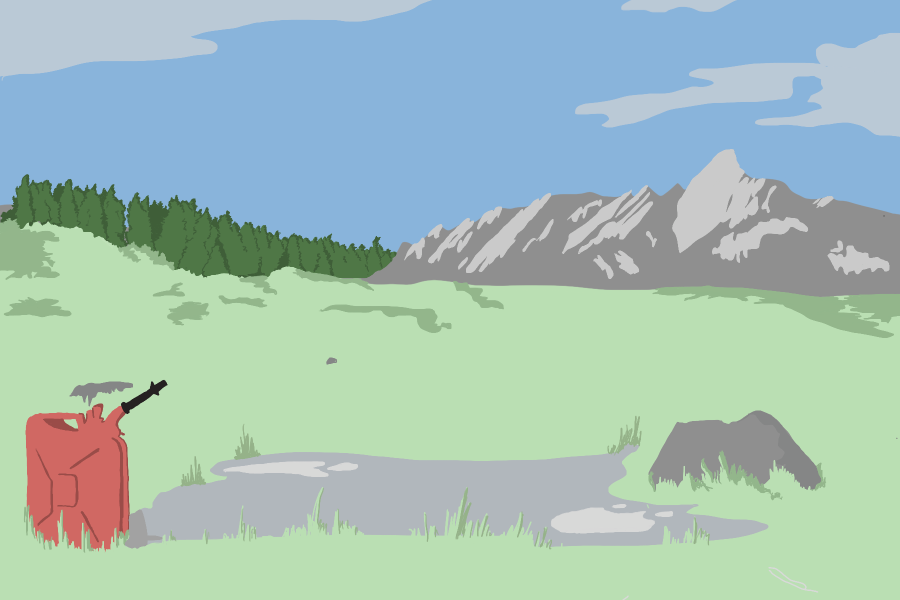
#> input picture ui/resources/background.png, 1800 x 1200 px (shown at 1/2 size)
$ python test_graphics.py
#> lines starting #> are read from the running program, lines starting #| are printed output that depends on the picture; pictures that were not available may be replaced by others from this repository, and a replacement may not be noted
### ui/render_graphics.py
import numpy as np
import math
from PIL import Image, ImageDraw, ImageFont
import os

# Load external resources ---------------------------
path = os.path.abspath(os.getcwd()) + "/ui/resources/"

background_im  = Image.open(path + "background.png")
#> background_im is the input picture: PIL image 1800x1200 RGBA; mean R, G, B, A 164.5, 192.7, 184.3, 255
gameover_im    = Image.open(path + "gameover.png")
pole_im        = Image.open(path + "pole.png")
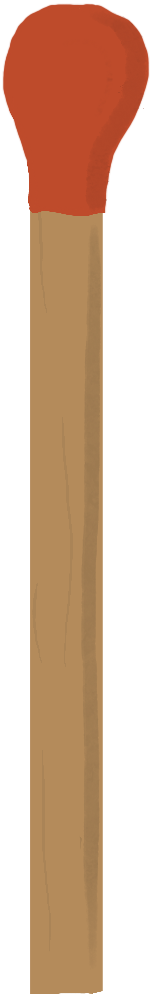
#> input picture ui/resources/pole.png, 150 x 997 px
#> pole_im is the input picture: PIL image 150x997 RGBA; mean R, G, B, A 97, 63.7, 40.8, 135.8
flame_im       = Image.open(path + "flame.png")
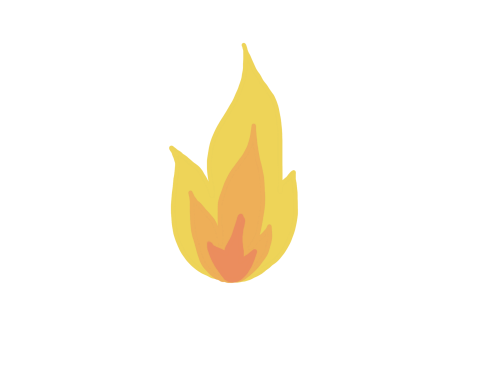
#> input picture ui/resources/flame.png, 500 x 375 px
#> flame_im is the input picture: PIL image 500x375 RGBA; mean R, G, B, A 23.2, 17.8, 4.6, 19.7
font_bold_path = path + "NotoSansMono-Bold.ttf"
font_path      = path + "NotoMono-Regular.ttf"
pole_im_w, pole_im_h = pole_im.size
#> pole_im_w = 150; pole_im_h = 997
flame_im_w, flame_im_h = flame_im.size
#> flame_im_w = 500; flame_im_h = 375

# Scaling Factors ---------------------------
width  = 600
height = 400
x_offset = width/2
y_offset = height - height*0.3 # reversed y-axis
animation_width = 4.8
scale = 0.3 * width/animation_width
assert(width/height == background_im.size[0]/background_im.size[1]), "Background image must have ratio 3:2"

# Scaled Images ---------------------------
# Background
background_im = background_im.resize((width, height))
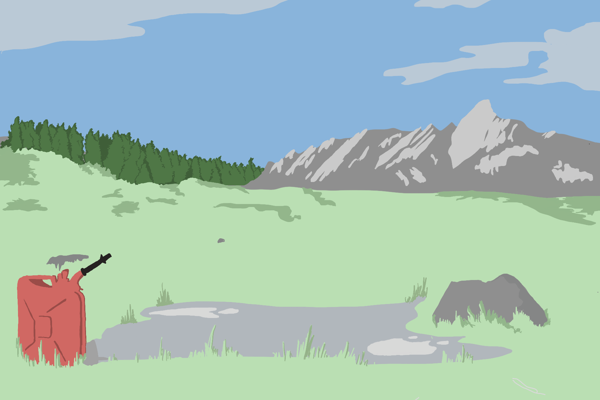
#> background_im: PIL image 600x400 RGBA; mean R, G, B, A 164.5, 192.7, 184.3, 255
gameover_im   = gameover_im.resize((width, height))
# Cart
cart_length = 2 * scale
cart_height = 0.6 * cart_length
# Pole
pole_height = 3 * scale
resize_factor = pole_height / pole_im_h
#> resize_factor = 0.113
pole_width = pole_im_w * resize_factor
#> pole_width = 16.93
pole_im = pole_im.resize((round(pole_width), round(pole_height)))
#> pole_im: PIL image 17x112 RGBA
# Flame
flame_height = 3 * scale
resize_factor = flame_height / flame_im_h
#> resize_factor = 0.3
flame_width = flame_im_w * resize_factor
#> flame_width = 150
flame_im = flame_im.resize((round(flame_width), round(flame_height)))
#> flame_im: PIL image 150x112 RGBA

def render(x_cart: int, angle: float, game_over: bool, episode_num: int, score: int):
    """
    Receive x coordinate of a cart and angle(rad) of the pole and return an RGB array of the drawn scene.
    Coordinates start with (0.0) at the upper left corner of the background image.
    """

    assert(episode_num >= 0), "Episode_num must be positive integer"
    assert(score       >= 0), "Current frame number (= score) must be positive integer"

    # Scene ---------------------------
    if game_over:
        scene = gameover_im.copy()
    else:
        scene = background_im.copy()
    # Create draw object
    draw = ImageDraw.Draw(scene)

    # Cart ---------------------------
    x_cart = scale * x_cart + x_offset # Scale x_coordinate and add offset
    y_cart = y_offset

    # Draw cart
    l = round(x_cart - 0.5*cart_length)
    r = round(x_cart + 0.5*cart_length)
    t = round(y_cart - 0.5*cart_height)
    b = round(y_cart + 0.5*cart_height)
    draw.rectangle((l,t,r,b), fill=(0,0,0))

    # Draw cart center
    radius = scale * 0.05
    draw.ellipse((x_cart-radius, y_offset-radius, x_cart+radius, y_offset+radius), fill=(255,0,0))

    # Pole ---------------------------
    angle *= -1 # Use non-mathematical angle direction
    pole = pole_im.copy()
    pole = pole.rotate(math.degrees(angle), expand=1)
    # Pole vector
    # Vector pointing from the cart center to the center of the pole position
    rot_matrix = np.array([[math.cos(angle), -math.sin(angle)], \
                           [math.sin(angle),  math.cos(angle)]])
    pole_vector = rot_matrix @ np.array([0, - pole_height/2])

    # Pole upper left corner coordinates
    # Starting at the center of the pole, subtract edge length of new, rotated image
    pole_left  = x_cart - pole_vector[0] - (pole.size[0] / 2)
    pole_upper = y_cart + pole_vector[1] - (pole.size[1] / 2)

    # Placing image
    scene.paste(pole, (round(pole_left), round(pole_upper)), mask=pole)

    # Flame ---------------------------
    flame = flame_im.copy()
    # Flame upper left corner coordinates
    # Starting at the tip of the pole
    flame_x_offset = 0.03 * flame.size[0] # flame graphic is slightly off-centered
    flame_left  = x_cart - 2*pole_vector[0] - (flame.size[0] / 2) + flame_x_offset
    flame_upper = y_cart + 2*pole_vector[1] - (flame.size[0] / 2)

    # Placing image
    scene.paste(flame, (round(flame_left), round(flame_upper)), mask=flame)

    # Display angle & epsiode number
    c = width*0.73 # center x coordinate of text box
    t = -height*0.07 # top y coordinate of text box
    draw.text((c, t), "\nScore", fill=(0,0,0), font=ImageFont.truetype(font_bold_path, 20)) # paragraph inserted due to different alignments
    draw.text((c, t), f"             \n{score}", fill=(0,0,0), font=ImageFont.truetype(font_bold_path, 20), align="right")
    draw.text((c, t+30), "\nEpisode", fill=(0,0,0), font=ImageFont.truetype(font_path, 20)) # paragraph inserted due to different alignments
    draw.text((c, t+30), f"             \n{episode_num}", fill=(0,0,0), font=ImageFont.truetype(font_path, 20), align="right")
    draw.text((c, t+50), "\nAngle", fill=(0,0,0), font=ImageFont.truetype(font_path, 20)) # paragraph inserted due to different alignments
    draw.text((c, t+50), f"             \n{round(math.degrees(angle), 2)}°", fill=(0,0,0), font=ImageFont.truetype(font_path, 20), align="right")

    return np.array(scene)

### test_graphics.py
import sys
import os
import random
ui_path = os.path.abspath(os.getcwd() + "/ui/")
sys.path.append(ui_path)
from render_graphics import *

def gif(filenames):
    """ Create GIF from list of images """

    images = []
    for file in filenames:
        frame = Image.open(file)
        images.append(frame)
    images[0].save("cartpole.gif", save_all=True, append_images=images[1:], duration=100)

def test():
    """ Test rendering with random values """

    if not (os.path.isdir("frames/")):
        os.makedirs("frames/")

    frame_files = []

    for i in range(10):
        frame = Image.fromarray(render(random.randint(-5,5), math.radians(random.randint(-360, 360)), False, 1, 1000))
        filename = "frames/" + str(i) + ".png"
        frame.save(filename)
        frame_files.append(filename)
#> this loop made 10 passes
#> pass 1, in render, `pole = pole.rotate(math.degrees(angle), expand=1)`:
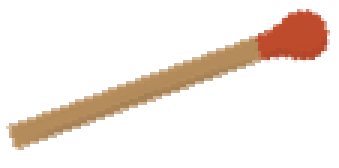
#> pole: PIL image 113x56 RGBA (shown 3 times larger); mean R, G, B, A 32, 21, 13.5, 40.8; transparent parts drawn white
#> after the loop:
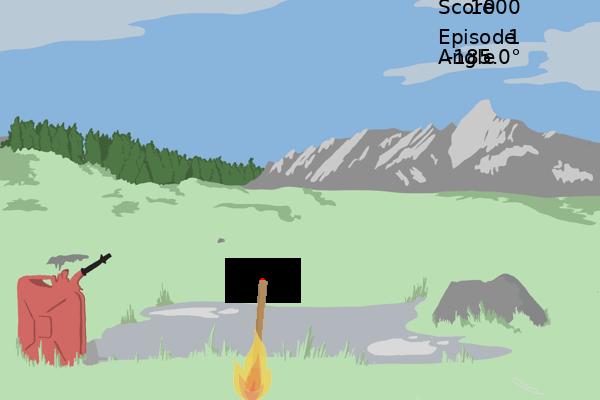
#> frame: PIL image 600x400 RGBA; mean R, G, B, A 161.4, 188.2, 179.6, 254.7; transparent parts drawn white
#> after the loop, frame_files = ['frames/0.png', 'frames/1.png', 'frames/2.png', 'frames/3.png', 'frames/4.png', 'frames/5.png', 'frames/6.png', 'frames/7.png', 'frames/8.png', 'frames/9.png']

    gif(frame_files)

    # Debugging
    edge1 = Image.fromarray(render(-4.8,float(0), False, 1, 1))
    edge2 = Image.fromarray(render( 4.8,float(0), False, 1, 1))
    gameover_screen = Image.fromarray(render(random.randint(-5,5),math.radians(random.randint(-360, 360)), True, 1, 99))
#> in render (call 13), `pole = pole.rotate(math.degrees(angle), expand=1)`:
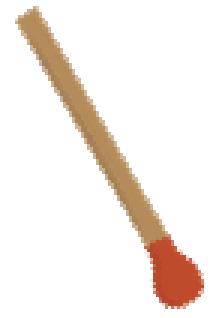
#> pole: PIL image 71x106 RGBA (shown 3 times larger); mean R, G, B, A 27.1, 17.7, 11.4, 34.4; transparent parts drawn white
#> in render (call 13), `scene.paste(flame, (round(flame_left), round(flame_upper)), mask=flame)`:
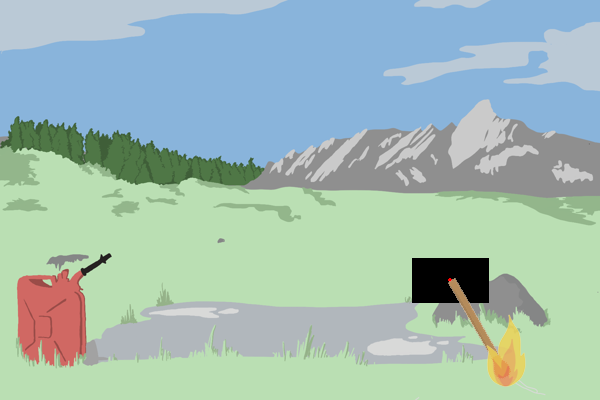
#> scene: PIL image 600x400 RGBA; mean R, G, B, A 162.5, 189.6, 181, 254.7; transparent parts drawn white
    edge1.save("frames/edge1.png")
    edge2.save("frames/edge2.png")
    gameover_screen.save("frames/gameover.png")

test()
